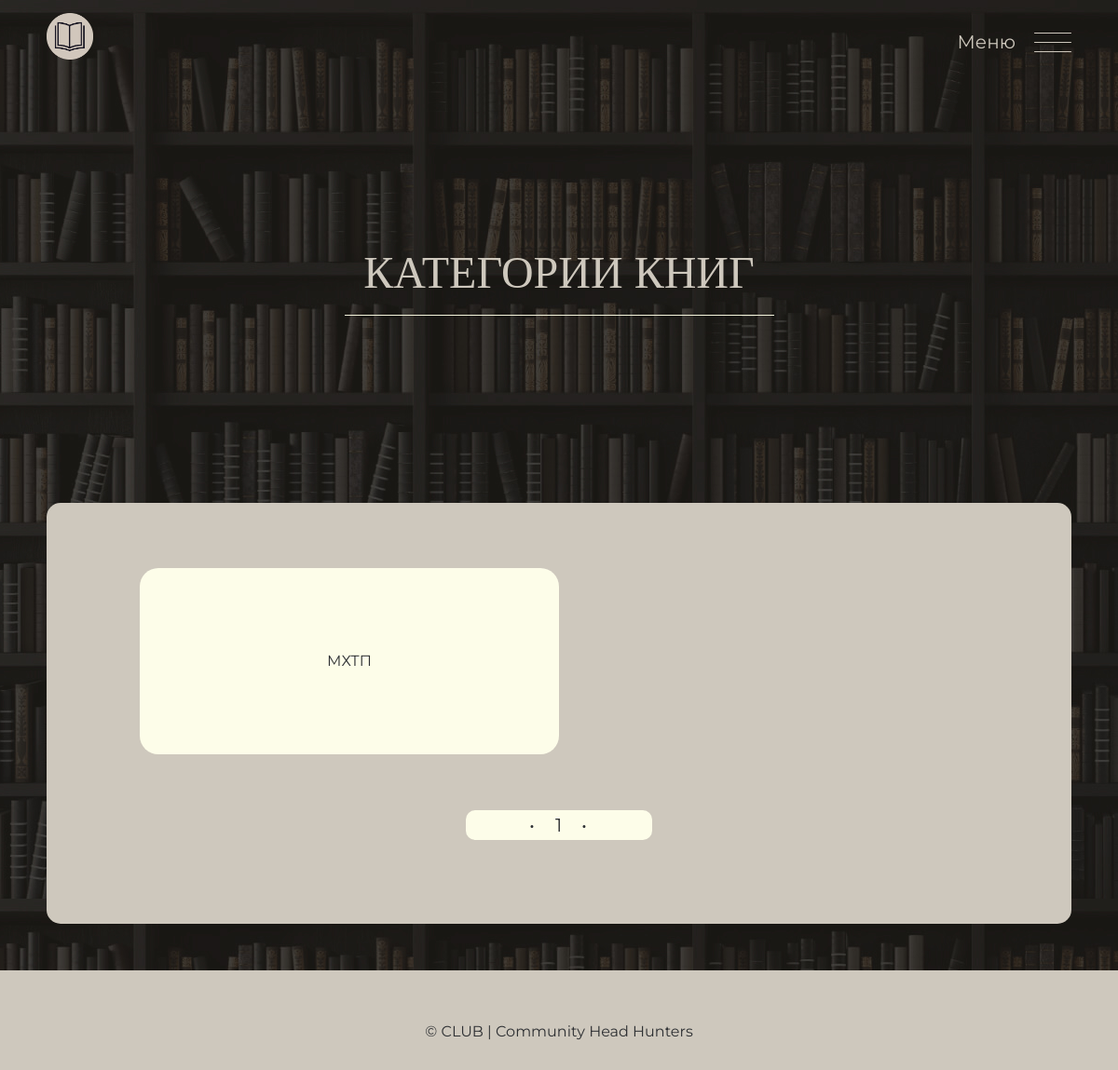
/categories, run on an earlier commit of the app's database.
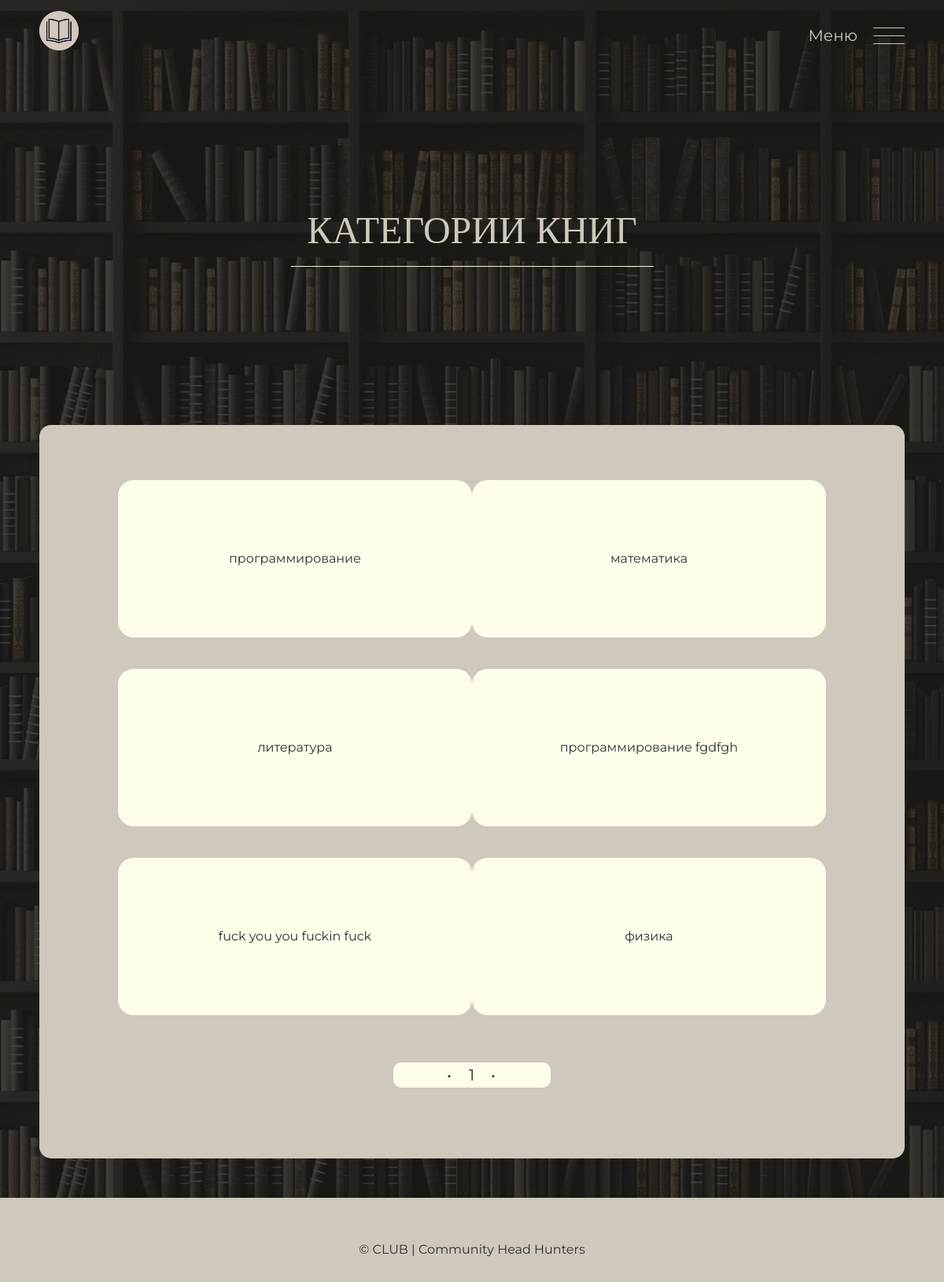
And on a later commit of the database.
### app/models.py (models this page shows)
class Category(database.Model, SerializerMixin):
    __tablename__ = "categories"
    id = database.Column(database.Integer, primary_key=True)
    name = database.Column(database.String(256), unique=True, index=True)
    books = database.relationship('Book', backref='category', lazy='dynamic', cascade="all, delete, delete-orphan")
    topics = database.relationship('DiscussionTopic', backref='category', lazy='dynamic', cascade="all, delete, delete-orphan")

### app/main/views.py (the view)
@main.route('/categories', methods=['GET'])
def categories():
    list_id = request.args.get('list_id', None, type=int)
    category_pagination = Category.query.order_by().paginate(
        1, per_page=ELEMS_COUNT, error_out=False)
    categories = category_pagination.items
    return render_template('main/categories.html', categories=categories, category_pagination=category_pagination, list_id=list_id)

### app/auth/views.py (called while the page is built)
@auth.before_app_request
def before_request():
    if current_user.is_authenticated \
            and not current_user.confirmed \
            and request.endpoint \
            and request.blueprint != 'auth' \
            and request.endpoint != 'static':
        return redirect(url_for('auth.unconfirmed'))

### app/main/views.py (called while the page is built)
@main.app_context_processor
def inject_roles():
    return dict(Role=Role)

@main.app_context_processor
def inject_months_dict():
    return dict(months_dict=months_dict)

### app/personal/views.py (called while the page is built)
@personal.app_context_processor
def inject_roles():
    return dict(Role=Role)

### app/templates/main/categories.html (shortened to what this page needs)
<!DOCTYPE html>
<html lang="ru">
<head>
  <link rel="stylesheet" href="{{url_for('static', filename='styles/css/normalize.css')}}" />
  <link rel="stylesheet" href="{{url_for('static', filename='styles/css/style.css')}}" />
</head>
<body>
  <header class="header">
    <div class="header__container container">
      <a class="header__logo" href="{{url_for('main.index')}}">
        <img class="header__logo-image" src="{{url_for('static', filename='styles/img/logo.png')}}"
          alt="Логотип MAGIC BOOK KEEPER">
      </a>
      <div class="header__right">
        <span class="header__menu">Меню</span>
        <button class="header__burger hamburger hamburger__collapse js-burger" type="button">
          <span class="hamburger__box">
            <span class="hamburger__inner"></span>
          </span>
        </button>
      </div>
    </div>
  </header>
  <main>
    <section class="main">
      <div class="main__container container">
        <div class="main__top">
          <h1 class="main__title">Категории книг</h1>
          <svg width="461" height="1" viewBox="0 0 461 1" fill="none" xmlns="http://www.w3.org/2000/svg">
            <line y1="0.5" x2="461" y2="0.5" stroke="#F5F5DC" />
          </svg>
        </div>
      </div>
    </section>
    <section id="1" class="category">
      <div class="category__container container">
        <div class="category__wrap">
          <ul class="category__list list-reset" id="categories_block">
            {% for category in categories %}
            <li class="category__elem" id="{{category.id}}category_info"><a
                href="{{url_for('main.search_by_category', name=category.name, list_id=list_id)}}"
                class="category__book-link">
                <div class="category__block">{{ category.name }}</div>
              </a></li>
            {% endfor %}
          </ul>
          {% if category_pagination %}
          <div class="list__pagination pagination" id="user_pagination_container">
            <ul class="pagination__list list-reset" id="pagination">
              <li class="pagination__item disabled">
                  &bull;
              </li>
              {% for p in category_pagination.iter_pages() %}
                  {% if p %}
                    <li class="pagination__item active">
                        <a id="{{p}}list_pagi" data-url="/get_categories_page/{{p}}">{{ p }}</a>
                    </li>
                  {% else %}
                    <li class="pagination__item disabled"><a href="#">&hellip;</a></li>
                  {% endif %}
              {% endfor %}
              <li class="pagination__item disabled">
                  &bull;
              </li>
            </ul>
          </div>
          {% endif %}
        </div>
      </div>
    </section>
  </main>
  <footer class="footer">
    <div class="footer__container container">
      <a href="#" class="footer__wrap">© CLUB | Community Head Hunters</a>
    </div>
  </footer>
</body>
</html>

### app/static/styles/css/style.css (style rules this page uses)
html { box-sizing: border-box; }
*, *::before, *::after { box-sizing: inherit; }
body { font-family: "Montserrat", sans-serif; font-size: var(--default-fs); line-height: var(--default-lh); color: var(--black); background-color: #F5F5F5; background-image: url(../img/back19201.jpg); background-repeat: repeat; background-position: top center; }
img, svg { max-width: 100%; }
a { color: inherit; text-decoration: none; }
.container { margin-left: auto; margin-right: auto; padding-left: var(--container-padding); padding-right: var(--container-padding); max-width: var(--container-max-width); }
.list-reset { margin: 0; padding-left: 0; list-style: none; }
.pagination__list { display: flex; flex-wrap: wrap; align-items: center; justify-content: center; margin-top: 20px; }
.pagination__item { font-size: 20px; transition: font-weight .5s linear; }
.pagination__item:not(:last-child) { margin-right: 20px; }
.footer { height: 107px; }

### app/static/styles/css/_variables.css (style rules this page uses)
:root { --container-max-width: 1270px; --container-padding: 50px; --dark: #333; --white: #fff; --black: #2E3033; --orange: #FF9900; --focus: #FFB84D; --active: #E1670E; --gray: #666666; --footer: #CACACA; ; --regular: 400; --medium: 500; --semibold: 600; --bold: 700; --extrabold: 800; --default-fs: 16px; --default-lh: 32px; }

### app/static/styles/css/_header.css (style rules this page uses)
.header { padding-top: 14px; padding-bottom: 14px; }
.header__container { display: flex; flex-wrap: wrap; align-items: center; justify-content: space-between; color: #cec8bd; }
.header__right { display: flex; justify-content: center; align-items: center; }
.header__menu { margin-right: 20px; font-size: 20px; }
.header__logo-image { width: 50px; height: 50px; }

### app/static/styles/css/_main.css (style rules this page uses)
.main { display: flex; flex-direction: column; align-items: center; justify-content: center; padding-top: 180px; padding-bottom: 180px; }
.main__container { display: flex; flex-direction: column; align-items: center; justify-content: center; color: #cec8bd; }
.main__top { display: flex; flex-direction: column; align-items: center; justify-content: center; }
.main__title { margin-top: 0; text-align: center; margin-bottom: 21px; max-width: 900px; font-size: 48px; line-height: 48px; font-weight: var(--regular); font-family: 'Montaga'; text-transform: uppercase; }

### app/static/styles/css/_footer.css (style rules this page uses)
.footer { padding-top: 50px; padding-bottom: 25px; background-color: #cec8bd; }
.footer__wrap { display: flex; flex-direction: column; align-items: center; justify-content: center; color: #2E3033; text-align: center; }

### app/static/styles/css/_lists.css (style rules this page uses)
.list__pagination { margin-bottom: 20px; outline: none; cursor: pointer; }
.pagination__item { width: 8px; cursor: pointer; }
.pagination__list { width: 200px; border-radius: 10px; background-color: #fdfde9; }
.list__pagination { display: flex; justify-content: center; align-items: center; margin-bottom: 20px; outline: none; cursor: pointer; }

### app/static/styles/css/admin.css (style rules this page uses)
.category__list { display: flex; flex-wrap: wrap; justify-content: flex-start; align-items: center; }
.category__elem { position: relative; display: flex; justify-content: center; align-items: center; width: 300px; height: 200px; border-radius: 20px; background-color: #fdfde9; margin-bottom: 40px; cursor: pointer; transition: background-color 0.3s linear, color 0.3s linear; }
.category__block { display: flex; justify-content: center; align-items: center; width: 300px; height: 200px; border-radius: 20px; background-color: transparent; }
.category { padding-bottom: 50px; }
.category__wrap { padding: 70px 52px; border-radius: 15px; background-color: #cec8bd; }
.category__elem:not(:nth-child(3n)) { margin-right: 80px; }

### app/static/styles/css/media.css (style rules this page uses)
@media (max-width: 1300px) { .category__wrap { padding: 70px 100px; } }
@media (max-width: 1300px) { .category__elem:not(:nth-child(3n)) { margin-right: 0; } }
@media (max-width: 1300px) { .fraction__topic-list, .category__list { display: flex; flex-wrap: wrap; justify-content: space-between; align-items: center; } }
@media (max-width: 1300px) { .fraction__list-item, .category__elem { width: 450px; } }

What changed in the data, as far as the page shows it:
changed Category: name "МХТП" → "программирование"
added Category: name "математика"
added Category: name "литература"
added Category: name "программирование fgdfgh"
added Category: name "fuck you you fuckin fuck"
added Category: name "физика"
